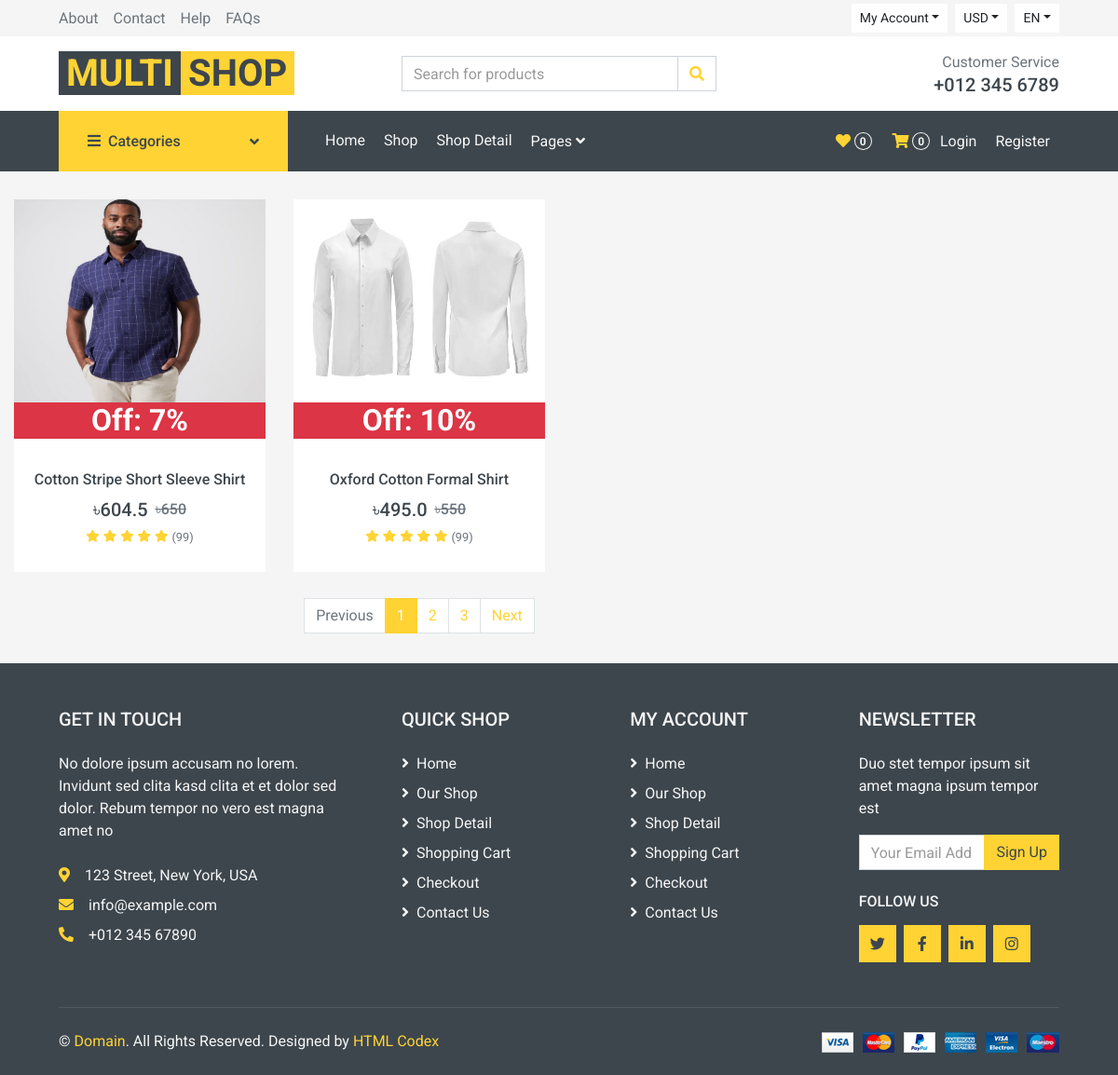
The page /category/mens-dresses/ on the database its author committed.
### multishop/models.py (models this page shows, shortened)
class Product(models.Model):
    category = models.ForeignKey(Category, on_delete=models.CASCADE)
    brand = models.ForeignKey(Brand, on_delete=models.CASCADE, blank=True, null=True)
    product_type = models.CharField(max_length=50, choices=[('Featured', 'Featured'), ('Regular', 'Regular'), ('Up Comming', 'Up Comming')], default='Regular')
    name = models.CharField(max_length=200)
    slug = models.SlugField(max_length=200, unique=True, blank=True)
    size = models.ManyToManyField('Size', blank=True)
    color = models.ManyToManyField('Color', blank=True)
    description = models.TextField()
    price = models.IntegerField()
    discount_percentage = models.IntegerField(default=0)
    discount_price = models.FloatField(blank=True, null=True)
    stock = models.PositiveIntegerField()
    image = models.ImageField(upload_to='products/')
    image_back = models.ImageField(upload_to='products/', blank=True)
    image_side = models.ImageField(upload_to='products/', blank=True)
    created_at = models.DateTimeField(auto_now_add=True)
    updated_at = models.DateTimeField(auto_now=True)
    tags = models.ManyToManyField('Tag', blank=True)

### multishop/views.py (the view)
# urls.py: path('category/<slug:slug>/', CategoryView.as_view(), name='category'),
class CategoryView(TemplateView):
    template_name = 'multishop/category.html'
    def get_context_data(self, **kwargs):
        context = super().get_context_data(**kwargs)
        slug = self.kwargs.get('slug')
        category = get_object_or_404(Category, slug=slug)
        context['category'] = category
        context['products'] = Product.objects.filter(category=category).order_by('-created_at')
        return context

### multishop/context_processors.py (called while the page is built)
def categories_processor(request):
    categories = Category.objects.all()
    return {'categories': categories}

def cart_count(request):
    if request.user.is_authenticated:
        cart = Cart.objects.filter(user=request.user).first()
        cart_count = CartItem.objects.filter(cart=cart).count() if cart else 0
    else:
        cart_count = 0
    return {'cart_count': cart_count}

### multishop/templates/multishop/category.html (shortened to what this page needs)
{% load static %}
<!DOCTYPE html>
<html lang="en">
<head>
    {% include "multishop/css.html" %}
</head>
<body>
    {% include "multishop/navbar.html" %}
   <div class="col-lg-9 col-md-8">
    <div class="row pb-3">
            {% for product in products %}
            <div class="col-lg-4 col-md-6 col-sm-6 pb-1">
                <div class="product-item bg-light mb-4">
                    <div class="product-img position-relative overflow-hidden">
                        <img class="img-fluid w-100 h-100" src="{{ product.image.url }}" alt="{{ product.name }}">
                        <div class="product-action">
                        </div>
                    </div>
                        {% if product.discount_percentage > 0 %}
                        <h2 class="bg-danger text-white text-center" >
                            Off: {{ product.discount_percentage }}%
                        </h2>
                        {% endif %}
                    <div class="text-center py-4">
                        <a class="h6 text-decoration-none text-truncate" href="{% url 'indetail' product.slug %}">{{ product.name }}</a>
                        <div class="d-flex align-items-center justify-content-center mt-2">
                            <h5>৳{{ product.discount_price|default:product.price }}</h5>
                            {% if product.discount_percentage > 0 %}
                            <h6 class="text-muted ml-2"><del>৳{{ product.price }}</del></h6>
                            {% endif %}
                        </div>
                        <div class="d-flex align-items-center justify-content-center mb-1">
                            <small class="fa fa-star text-primary mr-1"></small>
                            <small class="fa fa-star text-primary mr-1"></small>
                            <small class="fa fa-star text-primary mr-1"></small>
                            <small class="fa fa-star text-primary mr-1"></small>
                            <small class="fa fa-star text-primary mr-1"></small>
                            <small>(99)</small>
                        </div>
                    </div>
                </div>
            </div>
            {% empty %}
            <div class="col-12">
                <div class="alert alert-warning text-center" role="alert">
                    No products found in this category.
                </div>
            </div>
            {% endfor %}
        <div class="col-12">
            <nav>
              <ul class="pagination justify-content-center">
                <li class="page-item disabled"><a class="page-link" href="#">Previous</span></a></li>
                <li class="page-item active"><a class="page-link" href="#">1</a></li>
                <li class="page-item"><a class="page-link" href="#">2</a></li>
                <li class="page-item"><a class="page-link" href="#">3</a></li>
                <li class="page-item"><a class="page-link" href="#">Next</a></li>
              </ul>
            </nav>
        </div>
    </div>
</div>
{% include "multishop/footer.html" %}
</body>
</html>

### multishop/templates/multishop/category.html (style rules this page uses)
.product-item { height: 400px; display: flex; flex-direction: column; }
.product-img { flex-grow: 1; }

### rows shown on the page
Product: image (picture), discount_percentage "7", name "Cotton Stripe Short Sleeve Shirt", discount_price "604.5", price "650"
Product: image (picture), discount_percentage "10", name "Oxford Cotton Formal Shirt", discount_price "495.0", price "550"

### other values the page prints
{{ cart_count }} "0"
